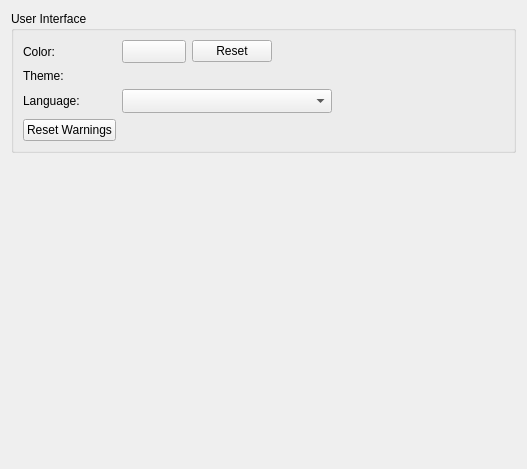
<?xml version="1.0" encoding="UTF-8"?>
<ui version="4.0">
 <class>Core::Internal::GeneralSettings</class>
 <widget class="QWidget" name="Core::Internal::GeneralSettings">
  <property name="geometry">
   <rect>
    <x>0</x>
    <y>0</y>
    <width>527</width>
    <height>469</height>
   </rect>
  </property>
  <layout class="QVBoxLayout" name="verticalLayout">
   <item>
    <widget class="QGroupBox" name="interfaceBox">
     <property name="title">
      <string>User Interface</string>
     </property>
     <layout class="QGridLayout" name="gridLayout_2">
      <item row="0" column="0">
       <widget class="QLabel" name="colorLabel">
        <property name="text">
         <string>Color:</string>
        </property>
       </widget>
      </item>
      <item row="0" column="1">
       <layout class="QHBoxLayout" name="horizontalLayout">
        <item>
         <widget class="Utils::QtColorButton" name="colorButton">
          <property name="sizePolicy">
           <sizepolicy hsizetype="Preferred" vsizetype="Preferred">
            <horstretch>0</horstretch>
            <verstretch>0</verstretch>
           </sizepolicy>
          </property>
          <property name="minimumSize">
           <size>
            <width>64</width>
            <height>0</height>
           </size>
          </property>
          <property name="alphaAllowed" stdset="0">
           <bool>false</bool>
          </property>
         </widget>
        </item>
        <item>
         <widget class="QPushButton" name="resetColorButton">
          <property name="toolTip">
           <string comment="Color">Reset to default.</string>
          </property>
          <property name="text">
           <string>Reset</string>
          </property>
         </widget>
        </item>
        <item>
         <spacer name="horizontalSpacer">
          <property name="orientation">
           <enum>Qt::Horizontal</enum>
          </property>
          <property name="sizeHint" stdset="0">
           <size>
            <width>285</width>
            <height>20</height>
           </size>
          </property>
         </spacer>
        </item>
       </layout>
      </item>
      <item row="1" column="0">
       <widget class="QLabel" name="themeLabel">
        <property name="text">
         <string>Theme:</string>
        </property>
       </widget>
      </item>
      <item row="1" column="1">
       <widget class="Core::Internal::ThemeSettingsWidget" name="themeWidget" native="true"/>
      </item>
      <item row="2" column="0">
       <widget class="QLabel" name="languageLabel">
        <property name="text">
         <string>Language:</string>
        </property>
       </widget>
      </item>
      <item row="2" column="1">
       <layout class="QHBoxLayout" name="horizontalLayout_3">
        <item>
         <widget class="QComboBox" name="languageBox">
          <property name="sizeAdjustPolicy">
           <enum>QComboBox::AdjustToMinimumContentsLengthWithIcon</enum>
          </property>
          <property name="minimumContentsLength">
           <number>20</number>
          </property>
         </widget>
        </item>
        <item>
         <spacer name="horizontalSpacer_2">
          <property name="orientation">
           <enum>Qt::Horizontal</enum>
          </property>
          <property name="sizeHint" stdset="0">
           <size>
            <width>285</width>
            <height>20</height>
           </size>
          </property>
         </spacer>
        </item>
       </layout>
      </item>
      <item row="3" column="0">
       <widget class="QPushButton" name="resetWarningsButton">
        <property name="toolTip">
         <string>Re-enable warnings that were suppressed by selecting &quot;Do Not Show Again&quot; (for example, missing highlighter).</string>
        </property>
        <property name="text">
         <string comment="Button text">Reset Warnings</string>
        </property>
       </widget>
      </item>
     </layout>
    </widget>
   </item>
   <item>
    <spacer name="verticalSpacer">
     <property name="orientation">
      <enum>Qt::Vertical</enum>
     </property>
     <property name="sizeHint" stdset="0">
      <size>
       <width>20</width>
       <height>30</height>
      </size>
     </property>
    </spacer>
   </item>
  </layout>
 </widget>
 <customwidgets>
  <customwidget>
   <class>Utils::QtColorButton</class>
   <extends>QToolButton</extends>
   <header location="global">utils/qtcolorbutton.h</header>
  </customwidget>
  <customwidget>
   <class>Core::Internal::ThemeSettingsWidget</class>
   <extends>QWidget</extends>
   <header location="global">core/themesettingswidget.h</header>
   <container>1</container>
  </customwidget>
 </customwidgets>
 <resources/>
 <connections/>
</ui>
